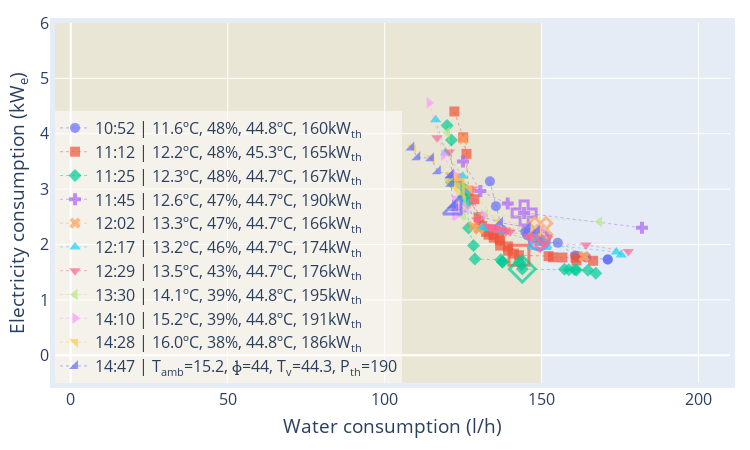

The cell this chart's notebook holds for it:
### Markdown cell above
## Frente de pareto
Frentes de pareto acumulados hasta ahora para los distintos casos de estudio, punto seleccionado se muestra resaltado

### Code cell
%autoreload 2

from solhycool_visualizations.pareto import pareto_plot

fig = pareto_plot(opt_results)

fig.show()

### Figure 1 — Plotly figure (JSON) as saved in the notebook; plotly's stock layout.template omitted (floating-point values rounded to 4 significant figures)
{"data": [{"line": {"color": "#636EFA", "dash": "dot", "width": 0.5}, "marker": {"color": "#636EFA", "opacity": 0.7, "size": 10, "symbol": "circle"}, "mode": "lines+markers", "name": "10:52 | 11.6ºC, 48%, 44.8ºC, 160kW<sub>th</sub>", "x": [133.5, 135.4, 137.4, 144.8, 145.4, 148.2, 149.2, 150.4, 155.1, 160.7, 161.4, 164.2, 171.1, 171.1], "y": [3.141, 2.693, 2.267, 2.235, 2.168, 2.121, 2.083, 2.045, 2.031, 1.8, 1.791, 1.768, 1.731, 1.731], "type": "scatter"}, {"marker": {"color": "#636EFA", "line": {"width": 3}, "opacity": 0.7, "size": 20, "symbol": 100}, "mode": "markers", "name": "10:52", "showlegend": false, "x": [149.2], "y": [2.083], "type": "scatter"}, {"line": {"color": "#EF553B", "dash": "dot", "width": 0.5}, "marker": {"color": "#EF553B", "opacity": 0.7, "size": 10, "symbol": "square"}, "mode": "lines+markers", "name": "11:12 | 12.2ºC, 48%, 45.3ºC, 165kW<sub>th</sub>", "x": [122.2, 125.0, 126.1, 126.7, 128.6, 129.9, 130.2, 131.1, 132.3, 133.1, 134.7, 134.8, 136.6, 136.8, 136.8, 139.3, 139.3, 141.2, 142.8, 152.2, 153.6, 156.6, 160.8, 161.1, 166.4], "y": [4.403, 3.937, 3.637, 2.971, 2.819, 2.496, 2.405, 2.334, 2.227, 2.178, 2.174, 2.124, 2.109, 2.073, 1.981, 1.966, 1.888, 1.837, 1.807, 1.791, 1.769, 1.766, 1.763, 1.713, 1.707], "type": "scatter"}, {"marker": {"color": "#EF553B", "line": {"width": 3}, "opacity": 0.7, "size": 20, "symbol": 101}, "mode": "markers", "name": "11:12", "showlegend": false, "x": [142.8], "y": [1.807], "type": "scatter"}, {"line": {"color": "#00CC96", "dash": "dot", "width": 0.5}, "marker": {"color": "#00CC96", "opacity": 0.7, "size": 10, "symbol": "diamond"}, "mode": "lines+markers", "name": "11:25 | 12.3ºC, 48%, 44.7ºC, 167kW<sub>th</sub>", "x": [119.9, 121.3, 121.3, 124.5, 124.9, 125.5, 126.4, 126.7, 128.3, 128.7, 137.0, 137.5, 137.5, 142.9, 143.6, 143.8, 157.3, 158.6, 160.6, 161.1, 164.7, 167.3], "y": [4.149, 3.888, 3.123, 3.061, 2.859, 2.854, 2.756, 2.3, 1.983, 1.739, 1.723, 1.686, 1.686, 1.683, 1.635, 1.558, 1.553, 1.546, 1.543, 1.54, 1.535, 1.482], "type": "scatter"}, {"marker": {"color": "#00CC96", "line": {"width": 3}, "opacity": 0.7, "size": 20, "symbol": 102}, "mode": "markers", "name": "11:25", "showlegend": false, "x": [143.8], "y": [1.558], "type": "scatter"}, {"line": {"color": "#AB63FA", "dash": "dot", "width": 0.5}, "marker": {"color": "#AB63FA", "opacity": 0.7, "size": 10, "symbol": "cross"}, "mode": "lines+markers", "name": "11:45 | 12.6ºC, 47%, 44.7ºC, 190kW<sub>th</sub>", "x": [125.0, 130.5, 139.2, 144.4, 182.0], "y": [3.498, 2.965, 2.74, 2.571, 2.303], "type": "scatter"}, {"marker": {"color": "#AB63FA", "line": {"width": 3}, "opacity": 0.7, "size": 20, "symbol": 103}, "mode": "markers", "name": "11:45", "showlegend": false, "x": [144.4], "y": [2.571], "type": "scatter"}, {"line": {"color": "#FFA15A", "dash": "dot", "width": 0.5}, "marker": {"color": "#FFA15A", "opacity": 0.7, "size": 10, "symbol": "x"}, "mode": "lines+markers", "name": "12:02 | 13.3ºC, 47%, 44.7ºC, 166kW<sub>th</sub>", "x": [125.1, 128.2, 130.0, 130.0, 130.0, 149.6, 163.5, 163.5], "y": [3.901, 2.325, 2.289, 2.289, 2.289, 2.284, 1.782, 1.782], "type": "scatter"}, {"marker": {"color": "#FFA15A", "line": {"width": 3}, "opacity": 0.7, "size": 20, "symbol": 104}, "mode": "markers", "name": "12:02", "showlegend": false, "x": [149.6], "y": [2.284], "type": "scatter"}, {"line": {"color": "#19D3F3", "dash": "dot", "width": 0.5}, "marker": {"color": "#19D3F3", "opacity": 0.7, "size": 10, "symbol": "triangle-up"}, "mode": "lines+markers", "name": "12:17 | 13.2ºC, 46%, 44.7ºC, 174kW<sub>th</sub>", "x": [116.2, 119.4, 124.9, 125.8, 131.3, 132.0, 133.2, 133.2, 133.2, 135.2, 136.7, 138.0, 149.3, 173.8, 175.4], "y": [4.254, 3.657, 3.234, 2.965, 2.327, 2.309, 2.291, 2.291, 2.291, 2.265, 2.263, 2.23, 2.019, 1.863, 1.809], "type": "scatter"}, {"marker": {"color": "#19D3F3", "line": {"width": 3}, "opacity": 0.7, "size": 20, "symbol": 105}, "mode": "markers", "name": "12:17", "showlegend": false, "x": [149.3], "y": [2.019], "type": "scatter"}, {"line": {"color": "#FF6692", "dash": "dot", "width": 0.5}, "marker": {"color": "#FF6692", "opacity": 0.7, "size": 10, "symbol": "triangle-down"}, "mode": "lines+markers", "name": "12:29 | 13.5ºC, 43%, 44.7ºC, 176kW<sub>th</sub>", "x": [116.7, 120.6, 122.6, 123.3, 128.0, 128.2, 129.5, 133.1, 133.5, 133.8, 134.2, 134.6, 135.0, 135.0, 135.0, 135.7, 137.1, 138.5, 138.7, 139.9, 145.6, 149.5, 151.0, 164.1, 177.6], "y": [3.929, 3.671, 3.238, 3.144, 3.004, 2.774, 2.441, 2.325, 2.319, 2.307, 2.306, 2.303, 2.289, 2.289, 2.289, 2.285, 2.263, 2.261, 2.234, 2.228, 2.152, 2.064, 2.017, 1.993, 1.873], "type": "scatter"}, {"marker": {"color": "#FF6692", "line": {"width": 3}, "opacity": 0.7, "size": 20, "symbol": 106}, "mode": "markers", "name": "12:29", "showlegend": false, "x": [149.5], "y": [2.064], "type": "scatter"}, {"line": {"color": "#B6E880", "dash": "dot", "width": 0.5}, "marker": {"color": "#B6E880", "opacity": 0.7, "size": 10, "symbol": "triangle-left"}, "mode": "lines+markers", "name": "13:30 | 14.1ºC, 39%, 44.8ºC, 195kW<sub>th</sub>", "x": [120.0, 123.9, 132.1, 168.5], "y": [4.022, 2.665, 2.537, 2.411], "type": "scatter"}, {"marker": {"color": "#B6E880", "line": {"width": 3}, "opacity": 0.7, "size": 20, "symbol": 107}, "mode": "markers", "name": "13:30", "showlegend": false, "x": [123.9], "y": [2.665], "type": "scatter"}, {"line": {"color": "#FF97FF", "dash": "dot", "width": 0.5}, "marker": {"color": "#FF97FF", "opacity": 0.7, "size": 10, "symbol": "triangle-right"}, "mode": "lines+markers", "name": "14:10 | 15.2ºC, 39%, 44.8ºC, 191kW<sub>th</sub>", "x": [114.2, 118.7, 122.2, 123.6, 131.5, 149.7], "y": [4.561, 3.612, 3.262, 2.658, 2.531, 2.252], "type": "scatter"}, {"marker": {"color": "#FF97FF", "line": {"width": 3}, "opacity": 0.7, "size": 20, "symbol": 108}, "mode": "markers", "name": "14:10", "showlegend": false, "x": [123.6], "y": [2.658], "type": "scatter"}, {"line": {"color": "#FECB52", "dash": "dot", "width": 0.5}, "marker": {"color": "#FECB52", "opacity": 0.7, "size": 10, "symbol": "triangle-ne"}, "mode": "lines+markers", "name": "14:28 | 16.0ºC, 38%, 44.8ºC, 186kW<sub>th</sub>", "x": [109.1, 114.9, 121.1, 121.1, 122.3, 123.2, 127.0, 136.4, 148.9], "y": [3.747, 3.557, 3.256, 3.256, 3.23, 3.067, 3.011, 2.405, 2.246], "type": "scatter"}, {"marker": {"color": "#FECB52", "line": {"width": 3}, "opacity": 0.7, "size": 20, "symbol": 109}, "mode": "markers", "name": "14:28", "showlegend": false, "x": [123.2], "y": [3.067], "type": "scatter"}, {"line": {"color": "#636EFA", "dash": "dot", "width": 0.5}, "marker": {"color": "#636EFA", "opacity": 0.7, "size": 10, "symbol": "triangle-se"}, "mode": "lines+markers", "name": "14:47 | T<sub>amb</sub>=15.2, ɸ=44, T<sub>v</sub>=44.3, P<sub>th</sub>=190", "x": [108.5, 110.4, 114.8, 116.9, 121.0, 121.0, 121.1, 121.7, 122.4, 136.7, 145.6, 148.5], "y": [3.752, 3.576, 3.556, 3.322, 3.251, 3.251, 3.096, 2.71, 2.66, 2.397, 2.308, 2.254], "type": "scatter"}, {"marker": {"color": "#636EFA", "line": {"width": 3}, "opacity": 0.7, "size": 20, "symbol": 110}, "mode": "markers", "name": "14:47", "showlegend": false, "x": [122.4], "y": [2.66], "type": "scatter"}], "layout": {"shapes": [{"fillcolor": "#FECB52", "layer": "below", "line": {"width": 0}, "opacity": 0.2, "type": "rect", "x0": -5, "x1": 150, "xref": "x", "y0": 0, "y1": 1, "yref": "paper"}], "xaxis": {"title": {"text": "Water consumption (l/h)"}, "range": [-5, 210]}, "yaxis": {"title": {"text": "Electricity consumption (kW<sub>e</sub>)"}, "range": [-0.5, 6]}, "font": {"size": 16}, "legend": {"yanchor": "bottom", "xanchor": "left", "x": 0, "y": 0, "bgcolor": "rgba(255,255,255,0.5)"}, "margin": {"l": 20, "r": 20, "t": 20, "b": 20, "pad": 5}, "width": 750, "height": 450}}
